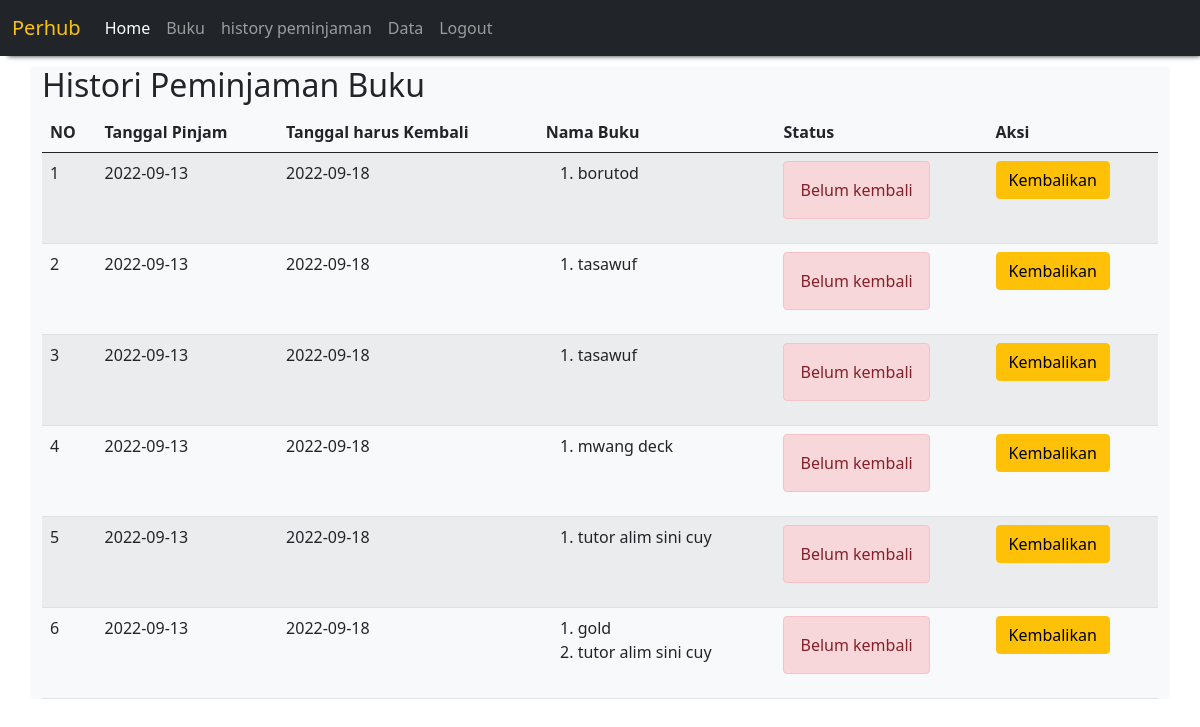
The app's page /history_peminjaman.php (signed in) with its own data.
### tables this page shows
CREATE TABLE `peminjaman_buku` (
  `id_peminjaman_buku` int(11) NOT NULL,
  `id_siswa` int(11) NOT NULL,
  `tanggal_pinjam` date NOT NULL,
  `tanggal_kembali` date NOT NULL
);

CREATE TABLE `detail_peminjaman_buku` (
  `id_detail_peminjaman_buku` int(11) NOT NULL,
  `id_peminjaman_buku` int(11) NOT NULL,
  `id_buku` int(100) NOT NULL,
  `qty` int(100) NOT NULL
);

CREATE TABLE `buku` (
  `id_buku` int(11) NOT NULL,
  `nama_buku` varchar(100) NOT NULL,
  `deskripsi` text NOT NULL,
  `foto` varchar(255) NOT NULL
);

### history_peminjaman.php (the view)
<?php
    include "header.php";
?>
<h2>Histori Peminjaman Buku</h2>
<table class="table table-hover table-striped">
    <thead>
        <th>NO</th><th>Tanggal Pinjam</th><th>Tanggal harus Kembali</th><th>Nama Buku</th><th>Status</th><th>Aksi</th>
    </thead>
    <tbody>
        <?php
        include "koneksi.php";
        $qry_histori=mysqli_query($conn,"select * from peminjaman_buku order by id_peminjaman_buku desc");
        $no=0;
        while($dt_histori=mysqli_fetch_array($qry_histori)){
            $no++;
            $buku_dipinjam="<ol>";
            $qry_buku=mysqli_query($conn,"select * from  detail_peminjaman_buku join buku on buku.id_buku=detail_peminjaman_buku.id_buku where id_peminjaman_buku = '".$dt_histori['id_peminjaman_buku']."'");
            while($dt_buku=mysqli_fetch_array($qry_buku)){
                $buku_dipinjam.="<li>".$dt_buku['nama_buku']."</li>";
            }
            $buku_dipinjam.="</ol>";
            $qry_cek_kembali=mysqli_query($conn,"select * from pengembalian_buku where id_peminjaman_buku = '".$dt_histori['id_peminjaman_buku']."'");
            if(mysqli_num_rows($qry_cek_kembali)>0){
                $dt_kembali=mysqli_fetch_array($qry_cek_kembali);
                $denda="denda Rp. ".$dt_kembali['denda'];
                $status_kembali="<label class='alert alert-success'>Sudah kembali <br>".$denda."</label>";
                $button_kembali="";
            } else {
                $status_kembali="<label class='alert alert-danger'>Belum kembali</label>";
                $button_kembali="<a href='kembali.php?id=".$dt_histori['id_peminjaman_buku']."' class='btn btn-warning' onclick='return confirm(\"hello\")'>Kembalikan</a>";
            }
        ?>
            <tr>
                <td><?=$no?></td><td><?=$dt_histori['tanggal_pinjam']?></td><td><?=$dt_histori['tanggal_kembali']?></td><td><?=$buku_dipinjam?></td><td><?=$status_kembali?></td><td><?=$button_kembali?></td>
            </tr>
        <?php
        }
        ?>
    </tbody>
</table>
<?php
    include "footer.php";
?>

### records on screen
peminjaman_buku: tanggal_pinjam "2022-09-13", tanggal_kembali "2022-09-18"
detail_peminjaman_buku: id_buku.nama_buku "borutod"
peminjaman_buku: tanggal_pinjam "2022-09-13", tanggal_kembali "2022-09-18"
detail_peminjaman_buku: id_buku.nama_buku "tasawuf"
peminjaman_buku: tanggal_pinjam "2022-09-13", tanggal_kembali "2022-09-18"
detail_peminjaman_buku: id_buku.nama_buku "tasawuf"
peminjaman_buku: tanggal_pinjam "2022-09-13", tanggal_kembali "2022-09-18"
detail_peminjaman_buku: id_buku.nama_buku "mwang deck"
peminjaman_buku: tanggal_pinjam "2022-09-13", tanggal_kembali "2022-09-18"
detail_peminjaman_buku: id_buku.nama_buku "tutor alim sini cuy"
peminjaman_buku: tanggal_pinjam "2022-09-13", tanggal_kembali "2022-09-18"
detail_peminjaman_buku: id_buku.nama_buku "gold"
detail_peminjaman_buku: id_buku.nama_buku "tutor alim sini cuy"
